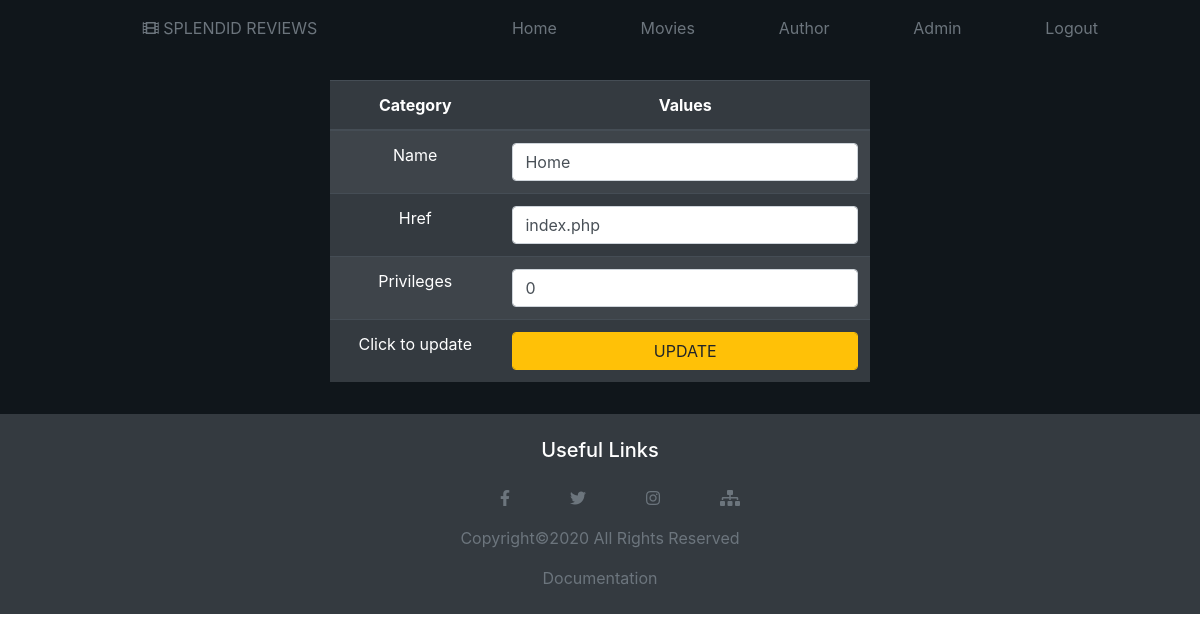
The app's page /models/updateMenuForm.php?id=1 (signed in) with its own data.
### tables this page shows
CREATE TABLE `menu` (
  `idMenu` int(50) NOT NULL,
  `name` varchar(50) NOT NULL,
  `href` varchar(50) NOT NULL,
  `privileges` int(1) NOT NULL
);

### models/updateMenuForm.php (the view, shortened to what this page needs)
<?php
    require "../config/connection.php";
    require "../views/fixed/head.php";
    if(isset($_GET['id'])){
        $id = $_GET['id'];
        $priprema = $conn->prepare("SELECT * FROM menu WHERE idMenu = :id");
        $priprema->bindParam(":id",$id);
        $priprema->execute();
        $menu = $priprema->fetch();
    }
?>
<div id="sajt">
    <?php require "../views/fixed/menu.php"; ?>
    <div class="container-fluid pt-3 pb-3">
        <div class="container">
            <div class="row d-flex justify-content-center">
                <div class="col-lg-6">
                    <form action="menu/updateMenu.php" method="post">
                        <table class="table table-striped table-dark text-center">
                            <thead>
                                <th>Category</th>
                                <th>Values</th>
                            </thead>
                            <tbody>
                                <tr>
                                    <td><label for="name">Name</label></td>
                                    <td><input type="text" name="name" id="name" class="form-control" value="<?=$menu->name;?>"></td>
                                </tr>
                                <tr>
                                    <td><label for="href">Href</label></td>
                                    <td><input type="text" class="form-control" name="href" id="href" value="<?=$menu->href;?>"></td>
                                </tr>
                                <tr>
                                    <td><label for="priv">Privileges</label></td>
                                    <td><input type="text" name="priv" id="priv" class="form-control" value="<?=$menu->privileges;?>"></td>
                                </tr>
                                <tr>
                                    <td>Click to update</td>
                                    <td><input type="submit" value="UPDATE" name="btnUpdateMenu" class="form-control btn btn-warning"></td>
                                </tr>
                            </tbody>
                        </table>
                    </form>
                </div>
            </div>
        </div>
    </div>
</div>
<?php require "../views/fixed/footer.php"; ?>

### views/fixed/menu.php
<div class="container-fluid">
        <div class="container d-flex justify-content-between pt-3 pb-2">
            <div class="col-lg-4 d-flex justify-content-center">
                <p><a href="index.php" class='text-decoration-none text-secondary'><i class="fas fa-film"></i> SPLENDID REVIEWS</a></p>
            </div>
            <div class="col-lg-8 text-decoration-none">
                <nav>
                    <?php
                        $upitMeni = "SELECT * FROM menu";
                        $pripremaMeni = $conn->prepare($upitMeni);
                        $pripremaMeni->execute();
                        $meni = $pripremaMeni->fetchAll();
                        $ulogovan = false;
                        if(isset($_SESSION['korisnik'])){
                            $ulogovan = true;
                            $korisnik = $_SESSION['korisnik'];
                        }
                        $ispis = "<ul id='menu'>";
                        foreach($meni as $li){
                            if($li->privileges==0){
                                $ispis.= "<li><a href='{$li->href}' class='text-decoration-none text-secondary'>{$li->name}</a></li>";
                            }
                                if($ulogovan){
                                    if($li->privileges==2){
                                        if($korisnik->idWebsiteRole!=1 && $li->name=="Admin"){
                                            $ispis.="";
                                        }else{
                                            $ispis.="<li><a href='{$li->href}' class='text-decoration-none text-secondary'>{$li->name}</a></li>";
                                        }
                                    }
                                }
                            else{
                                if($li->privileges==1){
                                    $ispis.="<li><a href='{$li->href}' class='text-decoration-none text-secondary'>{$li->name}</a></li>";
                                }
                            }
                        }
                        if($ulogovan){
                            $ispis.="<li><a href='../logout.php' class='text-decoration-none text-secondary'>Logout</a></li>";
                        }
                        $ispis.="</ul>";
                        echo $ispis;
                    ?>
                </nav>
            </div>
        </div>
    </div>

### records on screen
menu: name "Home", href "index.php", priv "0"
menu: name "Movies"
menu: name "Author"
menu: name "Admin"
